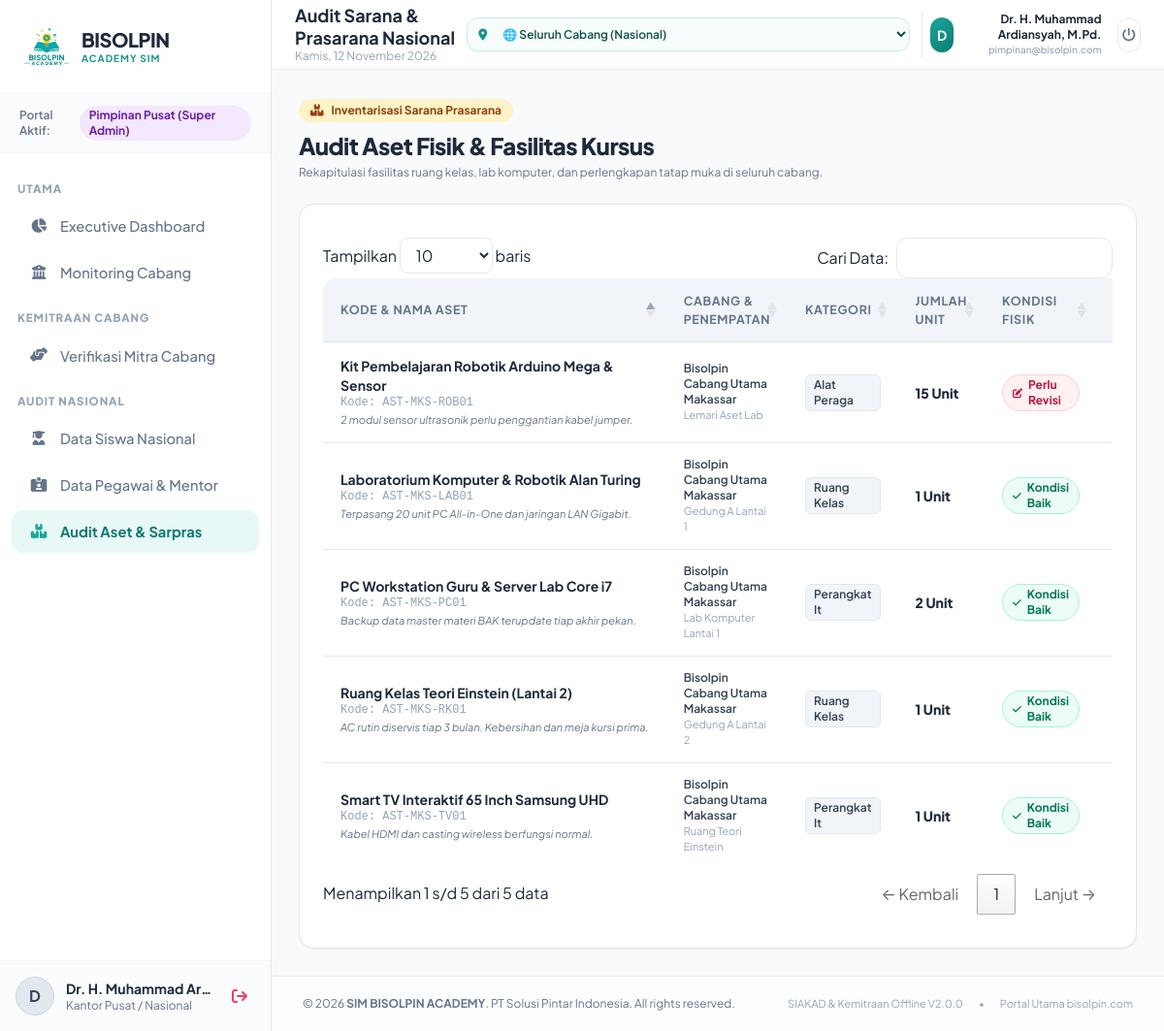
/modules/pimpinan/aset_nasional.php (signed in), run on the app's committed database.
### tables this page shows
CREATE TABLE `tabel_aset` (
  `id` INT AUTO_INCREMENT PRIMARY KEY,
  `id_cabang` INT NOT NULL,
  `id_penanggung_jawab` INT NULL,
  `kode_aset` VARCHAR(50) NOT NULL UNIQUE,
  `nama_aset` VARCHAR(150) NOT NULL,
  `kategori_aset` ENUM('ruang_kelas','perangkat_it','alat_peraga','furnitur','lainnya') NOT NULL,
  `lokasi_penempatan` VARCHAR(100) NOT NULL,
  `jumlah_unit` INT NOT NULL DEFAULT 1,
  `kondisi` ENUM('baik','perlu_perbaikan','rusak_berat') NOT NULL DEFAULT 'baik',
  `tanggal_perolehan` DATE NOT NULL,
  `nilai_perolehan` DECIMAL(14,2) NOT NULL DEFAULT 0.00,
  `catatan_maintenance` TEXT NULL,
  `updated_at` TIMESTAMP NOT NULL DEFAULT CURRENT_TIMESTAMP ON UPDATE CURRENT_TIMESTAMP,
  INDEX `idx_aset_cabang` (`id_cabang`),
  INDEX `idx_aset_kategori` (`kategori_aset`),
  INDEX `idx_aset_kondisi` (`kondisi`),
  CONSTRAINT `fk_aset_cabang` FOREIGN KEY (`id_cabang`) REFERENCES `tabel_cabang` (`id`) ON DELETE CASCADE,
  CONSTRAINT `fk_aset_penanggung_jawab` FOREIGN KEY (`id_penanggung_jawab`) REFERENCES `tabel_pegawai` (`id`) ON DELETE SET NULL
);

CREATE TABLE `tabel_cabang` (
  `id` INT AUTO_INCREMENT PRIMARY KEY,
  `kode_cabang` VARCHAR(20) NOT NULL UNIQUE,
  `nama_cabang` VARCHAR(150) NOT NULL,
  `id_direktur_cabang` INT NULL,
  `alamat` TEXT NOT NULL,
  `kota` VARCHAR(100) NOT NULL,
  `provinsi` VARCHAR(100) NOT NULL,
  `telepon` VARCHAR(25) NOT NULL,
  `email_cabang` VARCHAR(150) NOT NULL,
  `nomor_izin_mitra` VARCHAR(100) NULL,
  `dokumen_kemitraan` VARCHAR(255) NULL,
  `status_mitra` ENUM('pending_review','aktif','ditolak','nonaktif') NOT NULL DEFAULT 'pending_review',
  `tanggal_bergabung` DATE NULL,
  `created_at` TIMESTAMP NOT NULL DEFAULT CURRENT_TIMESTAMP,
  INDEX `idx_cabang_status` (`status_mitra`),
  INDEX `idx_cabang_kota` (`kota`),
  CONSTRAINT `fk_cabang_direktur` FOREIGN KEY (`id_direktur_cabang`) REFERENCES `users` (`id`) ON DELETE SET NULL
);

### modules/pimpinan/aset_nasional.php (the view, shortened to what this page needs)
<?php
require_once dirname(__DIR__, 2) . '/core/helpers.php';
$db = get_db();
$sql = "
    SELECT a.*,
           c.nama_cabang, c.kode_cabang,
           p.nama_lengkap as nama_penanggung_jawab
    FROM tabel_aset a
    JOIN tabel_cabang c ON c.id = a.id_cabang
    LEFT JOIN tabel_pegawai p ON p.id = a.id_penanggung_jawab
";
$params = [];
$sql .= " ORDER BY a.id_cabang ASC, a.kategori_aset ASC";
$stmt = $db->prepare($sql);
$stmt->execute($params);
$asetList = $stmt->fetchAll();
require_once dirname(__DIR__, 2) . '/includes/header.php';
require_once dirname(__DIR__, 2) . '/includes/sidebar.php';
require_once dirname(__DIR__, 2) . '/includes/topbar.php';
?>
<div class="mb-6 flex flex-col sm:flex-row sm:items-center justify-between gap-4">
    <div>
        <div class="inline-flex items-center gap-2 px-3 py-1 rounded-full bg-amber-100 text-amber-800 text-xs font-bold mb-2">
            <i class="fa-solid fa-boxes-stacked"></i>
            <span>Inventarisasi Sarana Prasarana</span>
        </div>
        <h1 class="text-2xl font-black text-slate-800 tracking-tight">Audit Aset Fisik & Fasilitas Kursus</h1>
        <p class="text-xs text-slate-500 mt-1">
            Rekapitulasi fasilitas ruang kelas, lab komputer, dan perlengkapan tatap muka di seluruh cabang.
        </p>
    </div>
</div>
<div class="bg-white rounded-2xl border border-slate-200 shadow-sm p-6 overflow-hidden">
    <div class="overflow-x-auto">
        <table class="datatable w-full text-left">
            <thead>
                <tr>
                    <th>Kode & Nama Aset</th>
                    <th>Cabang & Penempatan</th>
                    <th>Kategori</th>
                    <th>Jumlah Unit</th>
                    <th>Kondisi Fisik</th>
                    <th>Nilai Perolehan</th>
                </tr>
            </thead>
            <tbody>
                <?php foreach ($asetList as $a): ?>
                    <tr>
                        <td>
                            <div class="font-bold text-slate-800 text-sm"><?= e($a['nama_aset']) ?></div>
                            <div class="text-xs font-mono text-slate-400">Kode: <?= e($a['kode_aset']) ?></div>
                            <?php if (!empty($a['catatan_maintenance'])): ?>
                                <div class="text-[11px] text-slate-500 mt-0.5 italic max-w-xs truncate" title="<?= e($a['catatan_maintenance']) ?>">
                                    <?= e($a['catatan_maintenance']) ?>
                                </div>
                            <?php endif; ?>
                        </td>
                        <td>
                            <div class="font-semibold text-slate-700 text-xs"><?= e($a['nama_cabang']) ?></div>
                            <div class="text-[11px] text-slate-400"><?= e($a['lokasi_penempatan']) ?></div>
                        </td>
                        <td>
                            <span class="inline-block px-2 py-0.5 rounded-md bg-slate-100 text-slate-700 font-semibold text-xs border border-slate-200 capitalize">
                                <?= str_replace('_', ' ', e($a['kategori_aset'])) ?>
                            </span>
                        </td>
                        <td>
                            <div class="font-black text-slate-800 text-sm"><?= (int)$a['jumlah_unit'] ?> Unit</div>
                        </td>
                        <td>
                            <?= render_status_badge($a['kondisi']) ?>
                        </td>
                        <td>
                        </td>
                    </tr>
                <?php endforeach; ?>
            </tbody>
        </table>
    </div>
</div>
<?php require_once dirname(__DIR__, 2) . '/includes/footer.php'; ?>

### core/helpers.php (shortened to what this page needs)
<?php
function e(?string $value): string
{
    return htmlspecialchars((string)$value, ENT_QUOTES, 'UTF-8');
}
function render_status_badge(string $status): string
{
    $statusLower = strtolower(trim($status));
    $map = [
        'aktif'             => ['bg' => 'bg-emerald-50 text-emerald-700 border-emerald-200', 'icon' => 'fa-circle-check', 'label' => 'Aktif'],
        'dipublikasikan'    => ['bg' => 'bg-emerald-50 text-emerald-700 border-emerald-200', 'icon' => 'fa-globe', 'label' => 'Tampil di Portofolio'],
        'lulus'             => ['bg' => 'bg-teal-50 text-teal-700 border-teal-200',       'icon' => 'fa-graduation-cap', 'label' => 'Lulus'],
        'baik'              => ['bg' => 'bg-emerald-50 text-emerald-700 border-emerald-200', 'icon' => 'fa-check', 'label' => 'Kondisi Baik'],
        'hadir'             => ['bg' => 'bg-emerald-50 text-emerald-700 border-emerald-200', 'icon' => 'fa-user-check', 'label' => 'Hadir'],
        'pending_review'    => ['bg' => 'bg-amber-50 text-amber-700 border-amber-200',       'icon' => 'fa-clock', 'label' => 'Menunggu Verifikasi'],
        'menunggu_validasi' => ['bg' => 'bg-amber-50 text-amber-700 border-amber-200',       'icon' => 'fa-hourglass-half', 'label' => 'Menunggu Review Mentor'],
        'perlu_perbaikan'   => ['bg' => 'bg-rose-50 text-rose-700 border-rose-200',          'icon' => 'fa-pen-to-square', 'label' => 'Perlu Revisi'],
        'draft'             => ['bg' => 'bg-slate-100 text-slate-700 border-slate-200',     'icon' => 'fa-file-lines', 'label' => 'Draft'],
        'izin'              => ['bg' => 'bg-sky-50 text-sky-700 border-sky-200',             'icon' => 'fa-envelope-open-text', 'label' => 'Izin'],
        'sakit'             => ['bg' => 'bg-indigo-50 text-indigo-700 border-indigo-200',     'icon' => 'fa-heart-pulse', 'label' => 'Sakit'],
        'alfa'              => ['bg' => 'bg-rose-50 text-rose-700 border-rose-200',         'icon' => 'fa-user-xmark', 'label' => 'Alfa'],
        'nonaktif'          => ['bg' => 'bg-slate-100 text-slate-600 border-slate-200',     'icon' => 'fa-ban', 'label' => 'Nonaktif'],
        'ditolak'           => ['bg' => 'bg-rose-50 text-rose-700 border-rose-200',         'icon' => 'fa-xmark', 'label' => 'Ditolak'],
        'rusak_berat'       => ['bg' => 'bg-rose-50 text-rose-700 border-rose-200',         'icon' => 'fa-triangle-exclamation', 'label' => 'Rusak Berat'],
    ];
    $info = $map[$statusLower] ?? ['bg' => 'bg-gray-100 text-gray-800 border-gray-200', 'icon' => 'fa-circle-info', 'label' => ucfirst($status)];
    return '<span class="inline-flex items-center gap-1.5 px-2.5 py-0.5 rounded-full text-xs font-bold border ' . $info['bg'] . '"><i class="fa-solid ' . $info['icon'] . ' text-[10px]"></i><span>' . e($info['label']) . '</span></span>';
}

### assets/css/variables.css (style rules this page uses)
:root { --brand-primary: #1BA89C; --brand-primary-hover: #159388; --brand-primary-dark: #0d7a71; --brand-primary-light: #e8f8f6; --brand-primary-surface: #f0fbf9; --brand-secondary: #0EA5E9; --brand-secondary-hover: #0284c7; --brand-secondary-light: #e0f2fe; --brand-accent: #F59E0B; --brand-accent-hover: #d97706; --brand-accent-light: #fef3c7; --color-success: #10B981; --color-success-bg: #ecfdf5; --color-warning: #F59E0B; --color-warning-bg: #fffbeb; --color-danger: #EF4444; --color-danger-bg: #fef2f2; --color-info: #3B82F6; --color-info-bg: #eff6ff; --bg-app: #F8FAFC; --bg-surface: #FFFFFF; --bg-surface-alt: #F1F5F9; --border-color: #E2E8F0; --border-color-focus: #1BA89C; --text-main: #0F172A; --text-muted: #64748B; --text-light: #94A3B8; --text-inverse: #FFFFFF; --font-sans: 'Plus Jakarta Sans', 'Inter', -apple-system, BlinkMacSystemFont, "Segoe UI", Roboto, sans-serif; --radius-sm: 8px; --radius-md: 12px; --radius-lg: 16px; --radius-xl: 24px; --radius-full: 9999px; --shadow-soft: 0 2px 10px -2px rgba(15, 23, 42, 0.05), 0 1px 4px -1px rgba(15, 23, 42, 0.03); --shadow-card: 0 4px 20px -2px rgba(15, 23, 42, 0.06), 0 2px 6px -1px rgba(15, 23, 42, 0.04); --shadow-hover: 0 12px 28px -4px rgba(27, 168, 156, 0.15), 0 4px 10px -2px rgba(15, 23, 42, 0.05); --gradient-brand: linear-gradient(135deg, #1BA89C 0%, #0d7a71 100%); --gradient-card-teal: linear-gradient(135deg, #1BA89C 0%, #14b8a6 100%); --gradient-card-dark: linear-gradient(135deg, #0F172A 0%, #1E293B 100%); }

### assets/css/main.css (style rules this page uses)
body { font-family: var(--font-sans); background-color: var(--bg-app); color: var(--text-main); margin: 0; padding: 0; -webkit-font-smoothing: antialiased; }
table.dataTable { border-collapse: collapse !important; width: 100% !important; border-radius: var(--radius-md); overflow: hidden; }
table.dataTable thead th { background-color: var(--bg-surface-alt) !important; color: var(--text-muted) !important; font-size: 0.78rem !important; text-transform: uppercase !important; letter-spacing: 0.05em !important; font-weight: 700 !important; padding: 14px 18px !important; border-bottom: 1px solid var(--border-color) !important; }
table.dataTable tbody td { padding: 14px 18px !important; font-size: 0.9rem !important; color: var(--text-main); border-bottom: 1px solid var(--border-color) !important; vertical-align: middle; }

### data on the page
tabel_aset: nama_aset "Ruang Kelas Teori Einstein (Lantai 2)", kode_aset "AST-MKS-RK01", catatan_maintenance "AC rutin diservis tiap 3 bulan. Kebersihan dan meja kursi prima.", id_cabang.nama_cabang "Bisolpin Cabang Utama Makassar", lokasi_penempatan "Gedung A Lantai 2", kategori_aset "Ruang Kelas", jumlah_unit "1", kondisi "Kondisi Baik"
tabel_aset: nama_aset "Laboratorium Komputer & Robotik Alan Turing", kode_aset "AST-MKS-LAB01", catatan_maintenance "Terpasang 20 unit PC All-in-One dan jaringan LAN Gigabit.", id_cabang.nama_cabang "Bisolpin Cabang Utama Makassar", lokasi_penempatan "Gedung A Lantai 1", kategori_aset "Ruang Kelas", jumlah_unit "1", kondisi "Kondisi Baik"
tabel_aset: nama_aset "PC Workstation Guru & Server Lab Core i7", kode_aset "AST-MKS-PC01", catatan_maintenance "Backup data master materi BAK terupdate tiap akhir pekan.", id_cabang.nama_cabang "Bisolpin Cabang Utama Makassar", lokasi_penempatan "Lab Komputer Lantai 1", kategori_aset "Perangkat It", jumlah_unit "2", kondisi "Kondisi Baik"
tabel_aset: nama_aset "Smart TV Interaktif 65 Inch Samsung UHD", kode_aset "AST-MKS-TV01", catatan_maintenance "Kabel HDMI dan casting wireless berfungsi normal.", id_cabang.nama_cabang "Bisolpin Cabang Utama Makassar", lokasi_penempatan "Ruang Teori Einstein", kategori_aset "Perangkat It", jumlah_unit "1", kondisi "Kondisi Baik"
tabel_aset: nama_aset "Kit Pembelajaran Robotik Arduino Mega & Sensor", kode_aset "AST-MKS-ROB01", catatan_maintenance "2 modul sensor ultrasonik perlu penggantian kabel jumper.", id_cabang.nama_cabang "Bisolpin Cabang Utama Makassar", lokasi_penempatan "Lemari Aset Lab", kategori_aset "Alat Peraga", jumlah_unit "15", kondisi "Perlu Revisi"

### other printed values
APP_ROLES[$currentRole]['label'] "Pimpinan Pusat (Super Admin)"
substr($user['nama_lengkap'] ?? $user['username'] ?? 'U', 0, 1) "D"
$user['nama_lengkap'] "Dr. H. Muhammad Ar…"
$user['nama_cabang'] "Kantor Pusat / Nasional"
$pageTitle "Audit Sarana & Prasarana Nasional"
$user['nama_lengkap'] "Dr. H. Muhammad Ardiansyah, M.Pd."
$user['email'] "pimpinan@bisolpin.com"
APP_NAME "SIM BISOLPIN ACADEMY"
APP_VERSION "2.0.0"
